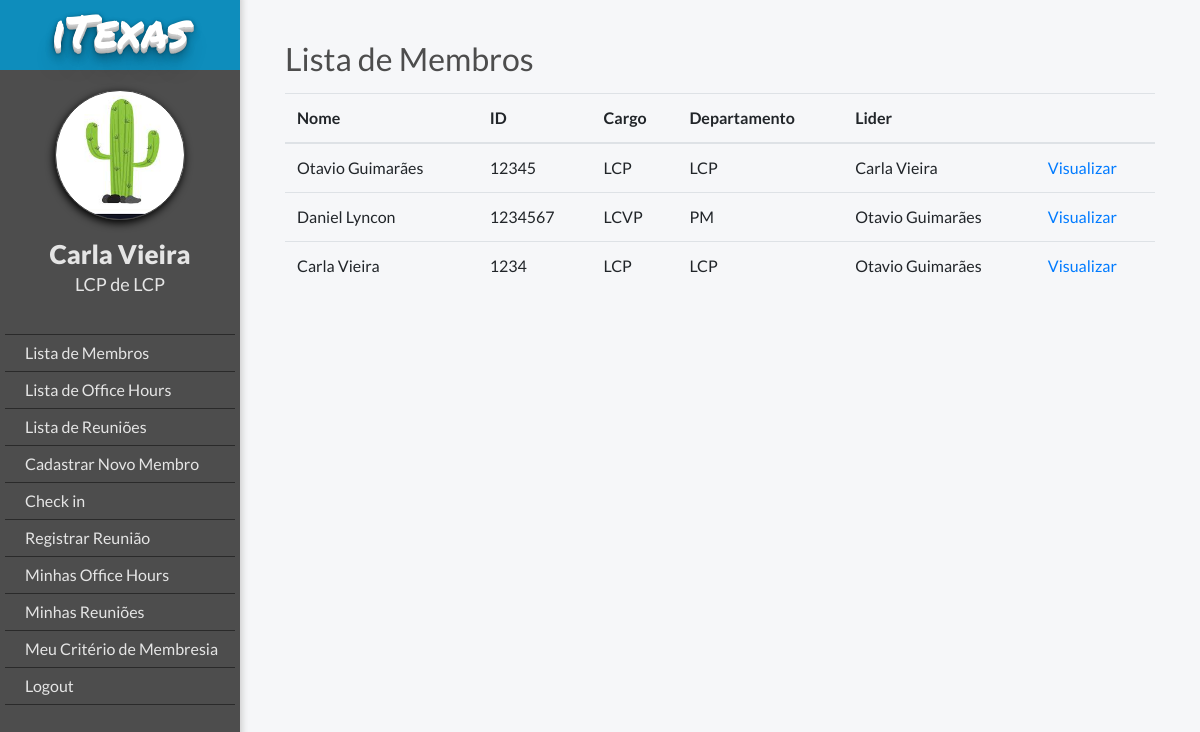
Before: /members/ (signed in) with the older database file.
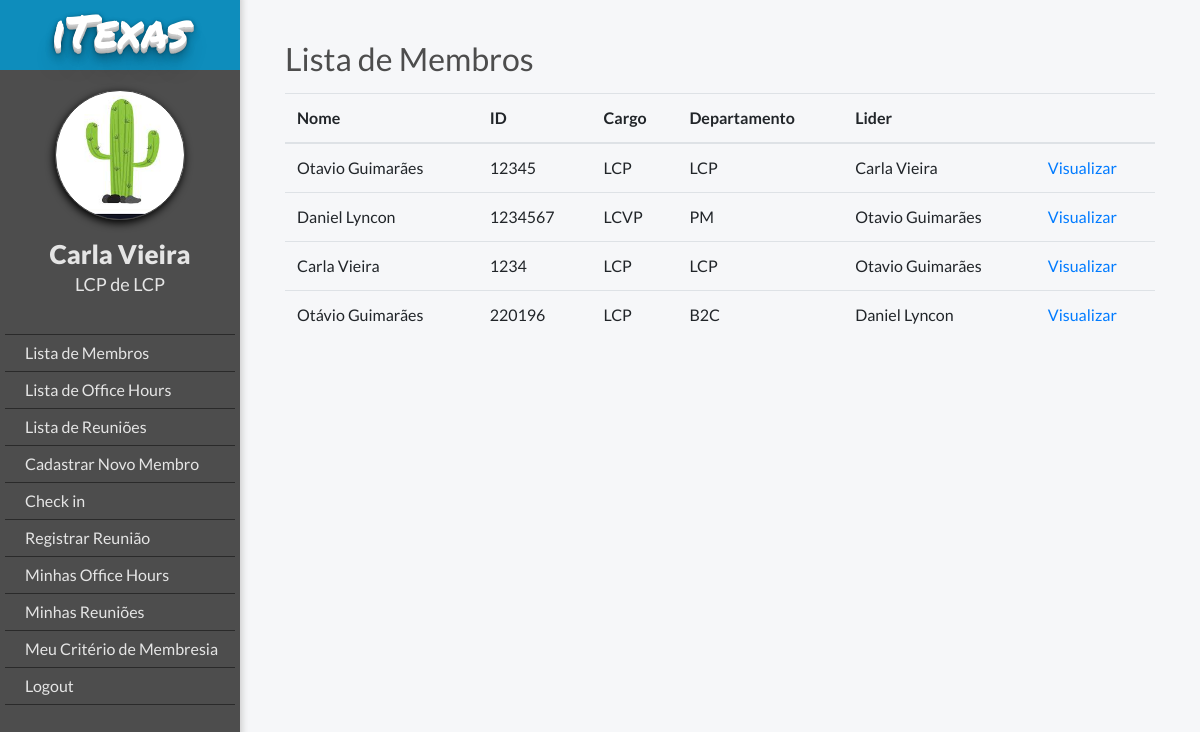
After: the same page with the newer database file.
### members/models.py (models this page shows, shortened)
class MyUser(AbstractBaseUser):
    POST = (('1,', 'LCP'), ('2', 'LCVP'), ('3', 'TLB'), ('4', 'Membro'))
    DEPARTMENT = (
    ('1', 'LCP'), ('2', 'PM'), ('3', 'F&L'), ('4', 'B2C'), ('5', 'B2B'), ('6', 'OGE'), ('7', 'OGT'), ('8', 'OGV'),
    ('9', 'IGE'), ('10', 'IGT'),)
    email = models.EmailField(verbose_name='E-mail', max_length=255, unique=True)
    podio_code = models.CharField(max_length=10, verbose_name='ID do Podio', unique=True)
    first_name = models.CharField(max_length=20, verbose_name='Nome')
    last_name = models.CharField(max_length=20, verbose_name='Sobrenome')
    post = models.CharField(max_length=2, choices=POST, blank=True, null=True, verbose_name='Cargo')
    department = models.CharField(max_length=2, choices=DEPARTMENT, blank=True, null=True, verbose_name='Área')
    leader = models.ForeignKey("MyUser", blank=True, null=True, on_delete=models.SET_NULL, verbose_name='Líder')
    is_working = models.BooleanField(default=False)
    is_active = models.BooleanField(default=True, verbose_name='Está ativo')
    is_admin = models.BooleanField(default=False, verbose_name='É administrador')
    objects = MyUserManager()
    USERNAME_FIELD = 'podio_code'
    REQUIRED_FIELDS = ['email', 'first_name']
    def __str__(self):
        return '{} {}'.format(self.first_name, self.last_name)

### members/views.py (the view)
# urls.py: path('', views.member_list, name='member_list'),
@login_required
def member_list(request):
    users = MyUser.objects.all()
    return render(request, 'members/member_list.html', {'users': users, 'request_user': request.user})

### templates/members/member_list.html
{% extends "base.html" %}
{% if user.is_authenticated %}
    {% block body_block %}
        <h2 class="title">Lista de Membros</h2>
        <table class="table">
            <thead>
            <tr>
                <th class="table-column">Nome</th>
                <th class="table-column">ID</th>
                <th class="table-column">Cargo</th>
                <th class="table-column">Departamento</th>
                <th class="table-column">Lider</th>
                <th class="table-column"></th>
            </tr>
            </thead>
                <tbody>
            {% for user in users %}
                <tr>
                        <td>{{ user.first_name }} {{ user.last_name }}</td>
                        <td>{{ user.podio_code }}</td>
                        <td>{{ user.get_post_display }} </td>
                        <td>{{ user.get_department_display  }}</td>
                        <td>{{ user.leader }}</td>
                        <td><a href="{% url 'member_view' user.podio_code %}">Visualizar</a></td>
                </tr>
            {% endfor %}
                </tbody>
                </table>
    {% endblock %}
{% else %}
    <h2>Logar</h2>
{% endif %}

### templates/base.html (shortened to what this page needs)
{% load static %}
<!DOCTYPE html>
<html lang="en">
<head>
    <link rel="stylesheet" href="https://stackpath.bootstrapcdn.com/bootstrap/4.3.1/css/bootstrap.min.css"
>
    <link rel="stylesheet" href="https://maxcdn.bootstrapcdn.com/font-awesome/4.5.0/css/font-awesome.min.css">
    <link rel="stylesheet" href="{% static 'css/style.css' %}">
</head>
<body>
{% if user.is_authenticated %}
    <div class="ogr-container">
    <div class="page-body">
    <div class="lateral-menu">
        <div class="logo-area">
            <h2 class="logo-mobile">iTexas</h2>
        </div>
        <div class="menu-area">
            <div class="profile-picture"></div>
            <div class="member-infos">
                <a class="member-name" href="{% url 'member_edit' user.podio_code %}">{{ request_user.first_name }} {{ request_user.last_name }}</a>
                <h3 class="member-area">{{ request_user.get_post_display }} de {{ request_user.get_department_display }}</h3>
            </div>
            <ul class="function-list">
                {% if user.is_admin %}
                <li><a href="{% url 'member_list' %}" class="button">Lista de Membros</a></li>
                <li><a href="{% url 'officehour_list' %}" class="button">Lista de Office Hours</a></li>
                <li><a href="{% url 'meeting_list' %}" class="button">Lista de Reuniões</a></li>
                <li><a href="{% url 'register' %}" class="button">Cadastrar Novo Membro</a></li>
                {% endif %}
                {% if user.is_working %}
                    <li><a href="{% url 'check' %}" class="button">Check out</a></li>
                {% else %}
                    <li><a href="{% url 'check' %}" class="button">Check in</a></li>
                {% endif %}
                <li><a href="{% url 'new_meeting' %}" class="button">Registrar Reunião</a></li>
                <li><a href="{% url 'office_hours_history' %}" class="button">Minhas Office Hours</a></li>
                <li><a href="{% url 'my_meetings' %}" class="button">Minhas Reuniões</a></li>
                <li><a href="{% url 'member_report' user.podio_code %}" class="button">Meu Critério de Membresia</a></li>
                {% if user.is_authenticated %}
                    <li><a href="{% url 'user_logout' %}">Logout</a></li>
                {% else %}
                    <li><a class="navbar-link" href="{% url 'user_login' %}">Login</a></li>
                {% endif %}
            </ul>
        </div>
    </div>
    <div  id="body-content" class="body-content">
        <div class="body-container">
            {% block body_block %}
            {% endblock %}
        </div>
    </div>
{% endif %}
</div>
</body>
</html>

Changed rows visible on the page:
added MyUser: first_name "Otávio", last_name "Guimarães", podio_code "220196", post "LCP", department "B2C", leader "Daniel Lyncon"
